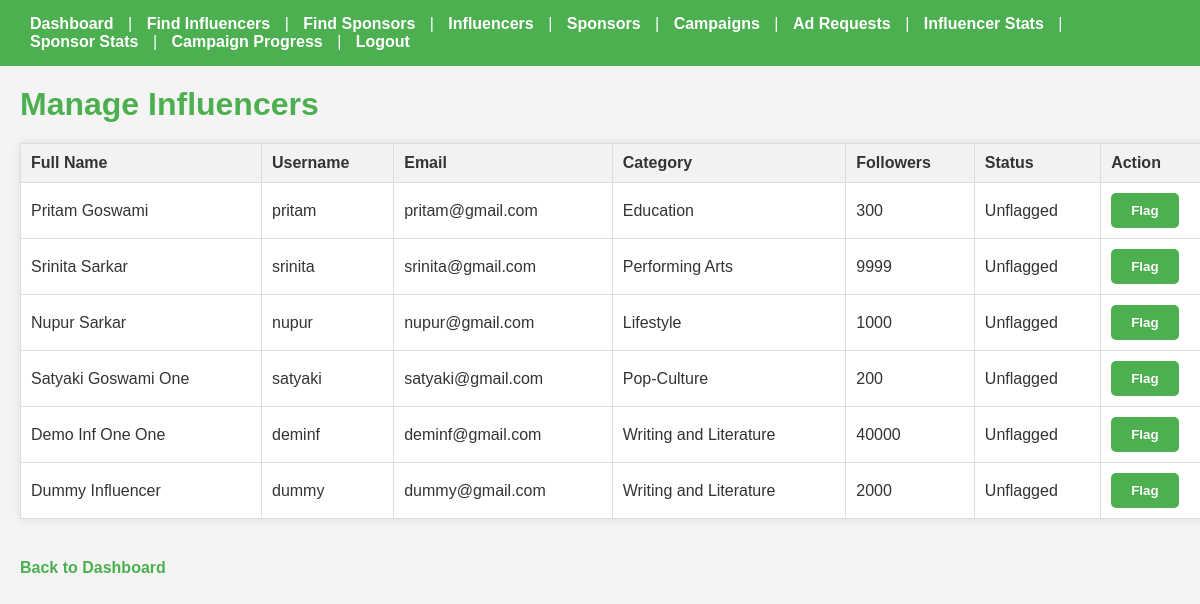
/admin_inf, run on the app's committed database.
### backend/models.py (models this page shows)
class inf_info(db.Model):
    __tablename__="inf_info"
    inf_id=db.Column(db.Integer, primary_key=True)
    email=db.Column(db.String, nullable=False)
    full_name=db.Column(db.String, nullable=False)
    user_name=db.Column(db.String, unique=True, nullable=False)
    category=db.Column(db.String, nullable=False)
    niche=db.Column(db.String, nullable=False)
    no_of_followers=db.Column(db.Integer, nullable=False)
    password=db.Column(db.String, nullable=False)
    inf_flag_status=db.Column(db.String, default="Unflagged")
    adrequests=db.relationship('adreq', backref='influencer', lazy=True)

### backend/controllers.py (the view, shortened to what this page needs)
@app.route("/admin_inf", methods=['GET','POST'])
def admin_inf():
    influencers=inf_info.query.all()
    return render_template("admin_inf.html", influencers=influencers)

### templates/admin_inf.html (shortened to what this page needs)
<!DOCTYPE html>
<html lang="en">
<head>
</head>
<body>
    <div class="navbar">
        <a href="/admin_dashboard">Dashboard</a> |
        <a href="/admin_find_inf">Find Influencers</a> |
        <a href="/admin_find_spon">Find Sponsors</a> |
        <a href="/admin_inf">Influencers</a> |
        <a href="/admin_spon">Sponsors</a> |
        <a href="/admin_camp">Campaigns</a> |
        <a href="/admin_req">Ad Requests</a> |
        <a href="/admin_inf_stats">Influencer Stats</a> |
        <a href="/admin_spon_stats">Sponsor Stats</a> |
        <a href="/admin_prog">Campaign Progress</a> |
        <a href="/">Logout</a>
    </div>
    <div class="container">
        <h1>Manage Influencers</h1>
        {% if influencers %}
            <table>
                <thead>
                    <tr>
                        <th>Full Name</th>
                        <th>Username</th>
                        <th>Email</th>
                        <th>Category</th>
                        <th>Followers</th>
                        <th>Status</th>
                        <th>Action</th>
                    </tr>
                </thead>
                <tbody>
                    {% for influencer in influencers %}
                    <tr>
                        <td>{{ influencer.full_name }}</td>
                        <td>{{ influencer.user_name }}</td>
                        <td>{{ influencer.email }}</td>
                        <td>{{ influencer.category }}</td>
                        <td>{{ influencer.no_of_followers }}</td>
                        <td>{{ influencer.inf_flag_status }}</td>
                        <td>
                            <form method="POST" action="{{ url_for('admin_inf') }}">
                                {% if influencer.inf_flag_status == 'Unflagged' %}
                                    <button type="submit" name="action" value="flag">Flag</button>
                                {% else %}
                                    <button type="submit" name="action" value="unflag">Unflag</button>
                                {% endif %}
                            </form>
                        </td>
                    </tr>
                    {% endfor %}
                </tbody>
            </table>
        {% else %}
            <p>No influencers found.</p>
        {% endif %}
        <a href="{{ url_for('admin_dashboard') }}">Back to Dashboard</a>
    </div>
</body>
</html>

### templates/admin_inf.html (style rules this page uses)
body { font-family: Arial, sans-serif; background-color: #f4f4f4; color: #333; margin: 0; padding: 0; }
h1 { color: #4CAF50; margin: 20px; }
.navbar { background-color: #4CAF50; padding: 15px 20px; color: #fff; }
.navbar a { color: #fff; text-decoration: none; font-weight: bold; margin: 0 10px; }
table { width: 100%; border-collapse: collapse; margin: 20px; background-color: #fff; border-radius: 5px; box-shadow: 0 0 10px rgba(0,0,0,0.1); }
table, th, td { border: 1px solid #ddd; }
th, td { padding: 10px; text-align: left; }
th { background-color: #f2f2f2; }
form { display: inline; }
button { background-color: #4CAF50; color: #fff; padding: 10px 20px; border: none; border-radius: 5px; cursor: pointer; font-weight: bold; }
a { color: #4CAF50; text-decoration: none; font-weight: bold; margin: 20px; display: inline-block; }

### data on the page
inf_info: full_name "Pritam Goswami", user_name "pritam", email "pritam@gmail.com", category "Education", no_of_followers "300", inf_flag_status "Unflagged", shows "Flag"
inf_info: full_name "Srinita Sarkar", user_name "srinita", email "srinita@gmail.com", category "Performing Arts", no_of_followers "9999", inf_flag_status "Unflagged", shows "Flag"
inf_info: full_name "Nupur Sarkar", user_name "nupur", email "nupur@gmail.com", category "Lifestyle", no_of_followers "1000", inf_flag_status "Unflagged", shows "Flag"
inf_info: full_name "Satyaki Goswami One", user_name "satyaki", email "satyaki@gmail.com", category "Pop-Culture", no_of_followers "200", inf_flag_status "Unflagged", shows "Flag"
inf_info: full_name "Demo Inf One One", user_name "deminf", email "deminf@gmail.com", category "Writing and Literature", no_of_followers "40000", inf_flag_status "Unflagged", shows "Flag"
inf_info: full_name "Dummy Influencer", user_name "dummy", email "dummy@gmail.com", category "Writing and Literature", no_of_followers "2000", inf_flag_status "Unflagged", shows "Flag"
